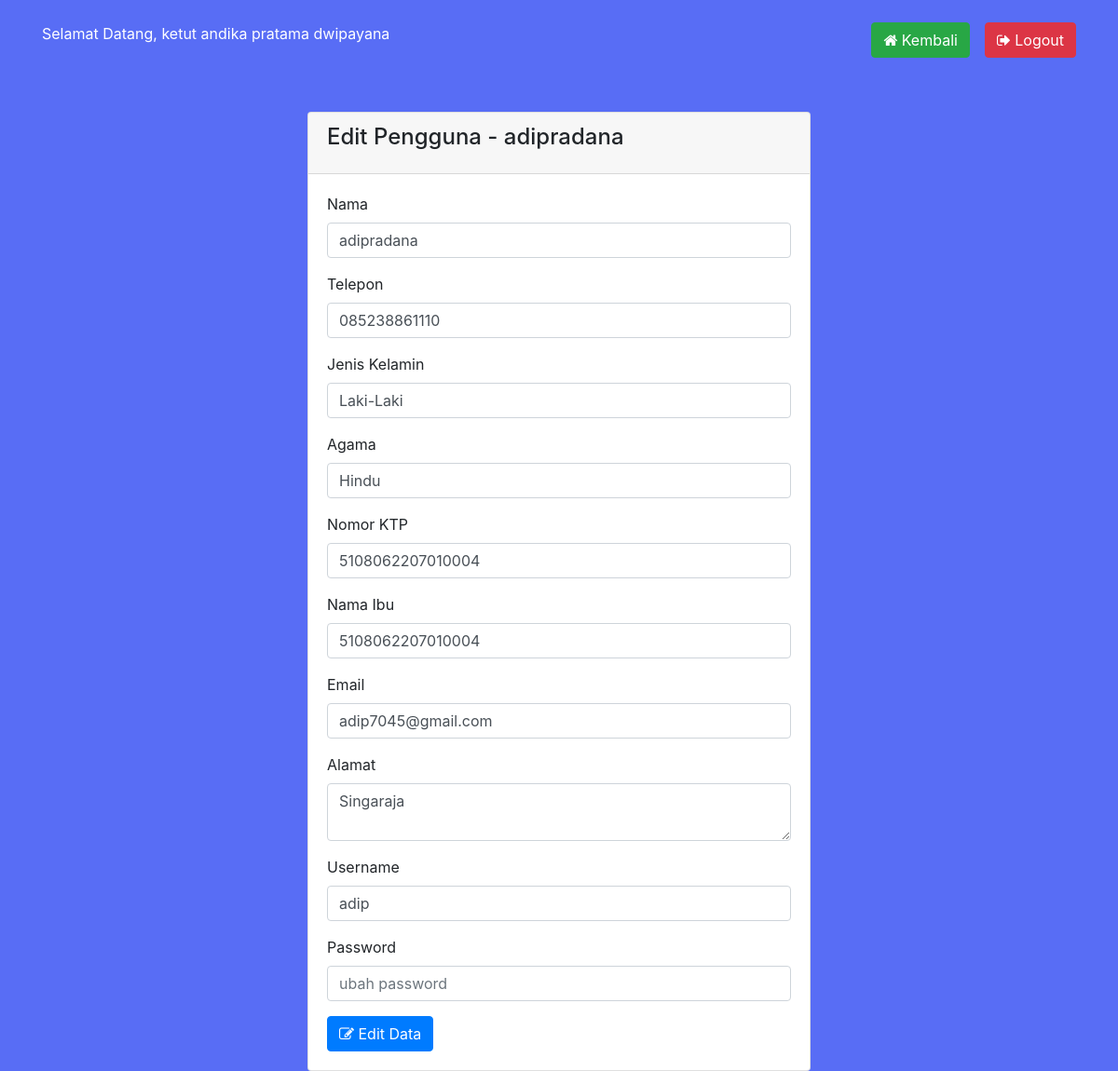
The page /edit.php?id=2 (signed in) on the database its author committed.
### tables this page shows
CREATE TABLE `tbl_user` (
  `id_login` int(11) NOT NULL,
  `username` varchar(255) NOT NULL,
  `password` varchar(255) NOT NULL,
  `nama_pengguna` varchar(255) NOT NULL,
  `telepon` varchar(15) NOT NULL,
  `email` varchar(255) NOT NULL,
  `alamat` text NOT NULL,
  `foto` varchar(255) NOT NULL,
  `nama_ibu` varchar(255) DEFAULT NULL,
  `NIM` varchar(255) DEFAULT NULL,
  `jenis_kelamin` varchar(255) DEFAULT NULL,
  `agama` varchar(255) DEFAULT NULL,
  `KTP` varchar(255) DEFAULT NULL,
  `fakultas` varchar(255) DEFAULT NULL,
  `jurusan` varchar(255) DEFAULT NULL,
  `prodi` varchar(255) DEFAULT NULL
);

### proses/panggil.php (called while the page is built, shortened)
<?php
    include 'prosescrud.php';
    $db = new Koneksi();
    $koneksi =  $db->DBConnect();
    $proses = new prosesCrud($koneksi);
    $id = $_SESSION['ADMIN']['id_login'];
    $sesi = $proses->tampil_data_id('tbl_user','id_login',$id);
?>

### proses/prosescrud.php (called while the page is built, shortened)
<?php
class prosesCrud {
    protected $db;
    function __construct($db){
        $this->db = $db;
    }
    function tampil_data_id($tabel,$where,$id)
    {
        $row = $this->db->prepare("SELECT * FROM $tabel WHERE $where = ?");
        $row->execute(array($id));
        return $hasil = $row->fetch();
    }
}

### edit.php (the view, shortened to what this page needs)
<?php
require 'proses/panggil.php';
$idGet = strip_tags($_GET['id']);
$hasil = $proses->tampil_data_id('tbl_user', 'id_login', $idGet);
?>
<!DOCTYPE HTML>
<html>
<head>
	<link rel="stylesheet" href="https://maxcdn.bootstrapcdn.com/bootstrap/4.0.0/css/bootstrap.min.css">
	<link rel="stylesheet" href="https://stackpath.bootstrapcdn.com/font-awesome/4.7.0/css/font-awesome.min.css">
</head>
<body style="background:#586df5;">
	<div class="container">
		<br />
		<span style="color:#fff" ;>Selamat Datang, <?php echo $sesi['nama_pengguna']; ?></span>
		<div class="float-right">
			<a href="index.php" class="btn btn-success btn-md" style="margin-right:1pc;"><span class="fa fa-home"></span> Kembali</a>
			<a href="logout.php" class="btn btn-danger btn-md float-right"><span class="fa fa-sign-out"></span> Logout</a>
		</div>
		<br /><br /><br />
		<div class="row">
			<div class="col-sm-3"></div>
			<div class="col-lg-6">
				<br />
				<div class="card">
					<div class="card-header">
						<h4 class="card-title">Edit Pengguna - <?php echo $hasil['nama_pengguna']; ?></h4>
					</div>
					<div class="card-body">
						<form action="proses/crud.php?aksi=edit" method="POST">
							<div class="form-group">
								<label>Nama </label>
								<input type="text" value="<?php echo $hasil['nama_pengguna']; ?>" class="form-control" name="nama">
							</div>
							<div class="form-group">
								<label>Telepon</label>
								<input type="number" value="<?php echo $hasil['telepon']; ?>" class="form-control" name="telepon">
							</div>
							<div class="form-group">
								<label>Jenis Kelamin</label>
								<input type="text" value="<?php echo $hasil['jenis_kelamin']; ?>" class="form-control" name="jenis_kelamin">
							</div>
							<div class="form-group">
								<label>Agama</label>
								<input type="text" value="<?php echo $hasil['agama']; ?>" class="form-control" name="agama">
							</div>
							<div class="form-group">
								<label>Nomor KTP</label>
								<input type="text" value="<?php echo $hasil['KTP']; ?>" class="form-control" name="KTP">
							</div>
							<div class="form-group">
								<label>Nama Ibu</label>
								<input type="text" value="<?php echo $hasil['KTP']; ?>" class="form-control" name="nama_ibu">
							</div>
							<div class="form-group">
								<label>Email</label>
								<input type="harga" value="<?php echo $hasil['email']; ?>" class="form-control" name="email">
							</div>
							<div class="form-group">
								<label>Alamat</label>
								<textarea name="alamat" class="form-control"><?php echo $hasil['alamat']; ?></textarea>
							</div>
							<div class="form-group">
								<label>Username</label>
								<input type="text" value="<?php echo $hasil['username']; ?>" class="form-control" name="user">
							</div>
							<div class="form-group">
								<label>Password</label>
								<input type="password" value="" placeholder="ubah password" class="form-control" name="pass">
							</div>
							<button class="btn btn-primary btn-md" name="create"><i class="fa fa-edit"> </i> Edit Data</button>
						</form>
					</div>
				</div>
			</div>
			<div class="col-sm-3"></div>
		</div>
	</div>
</body>
</html>

### rows shown on the page
tbl_user: nama_pengguna "ketut andika pratama dwipayana"
tbl_user: nama_pengguna "adipradana", nama "adipradana", telepon "085238861110", jenis_kelamin "Laki-Laki", agama "Hindu", KTP "5108062207010004", nama_ibu "5108062207010004", email "adip7045@gmail.com", alamat "Singaraja", user "adip"
